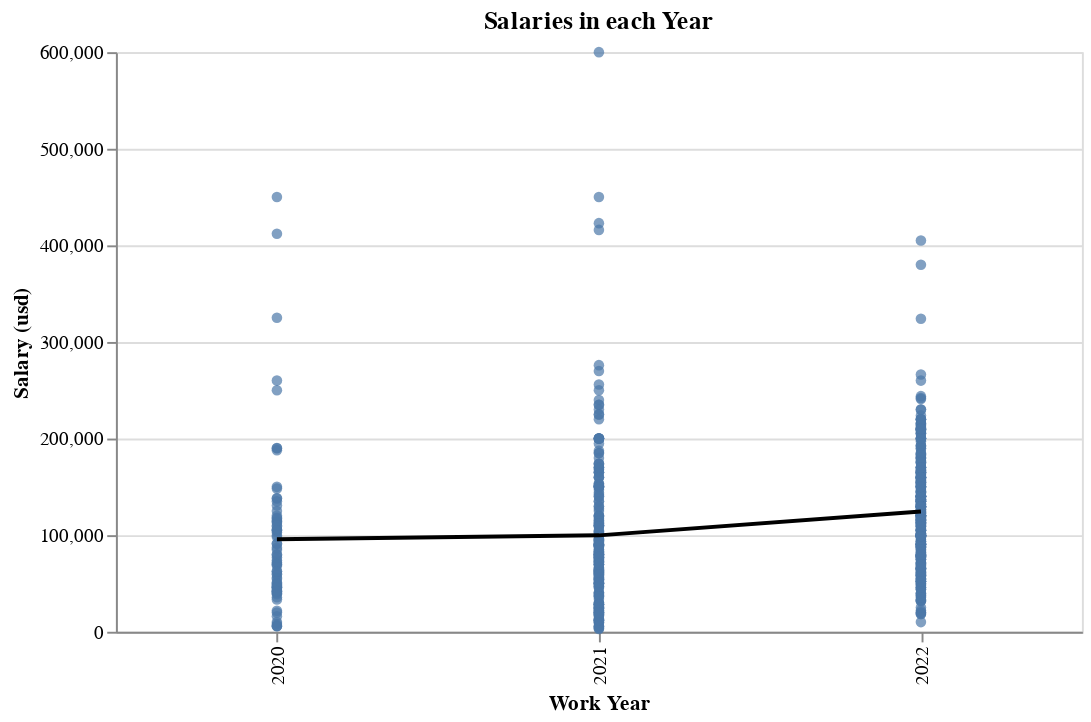

Notebook code for this chart:
### Markdown cell above
## Yearly Changes

### Code cell
salaries_chart = alt.Chart(data).mark_circle().encode(
    x="Work Year",
    y="Salary (usd)",
    tooltip=["Job Title", "Employee Residence", "Company Location"]
).properties(width=WIDTH, height=HEIGHT)

average_salaries_chart = alt.Chart(data).mark_line(color="black").encode(
    x=alt.X(field="Work Year", type="nominal"),
    y=alt.Y("Salary (usd)", type="quantitative", aggregate="mean", axis=alt.Axis(title="Salary (usd)")),
).properties(width=WIDTH, height=HEIGHT, title="Salaries in each Year")

salaries_chart + average_salaries_chart

### Figure 1 — Vega-Lite specification as saved in the notebook (floating-point values rounded to 4 significant figures; data arrays with more than 128 entries replaced by an {"elided": "..."} marker saying what was removed)
{"config": {"view": {"continuousWidth": 400, "continuousHeight": 300}}, "layer": [{"mark": "circle", "encoding": {"tooltip": [{"type": "nominal", "field": "Job Title"}, {"type": "nominal", "field": "Employee Residence"}, {"type": "nominal", "field": "Company Location"}], "x": {"type": "nominal", "field": "Work Year"}, "y": {"type": "quantitative", "field": "Salary (usd)"}}, "height": 300, "width": 500}, {"mark": {"type": "line", "color": "black"}, "encoding": {"x": {"type": "nominal", "field": "Work Year"}, "y": {"type": "quantitative", "aggregate": "mean", "axis": {"title": "Salary (usd)"}, "field": "Salary (usd)"}}, "height": 300, "title": "Salaries in each Year", "width": 500}], "data": {"name": "data-dd6cf98015db17211f7550a598c2e4d4"}, "$schema": "https://vega.github.io/schema/vega-lite/v4.8.1.json", "datasets": {"data-dd6cf98015db17211f7550a598c2e4d4": {"elided": "607 records"}}}
